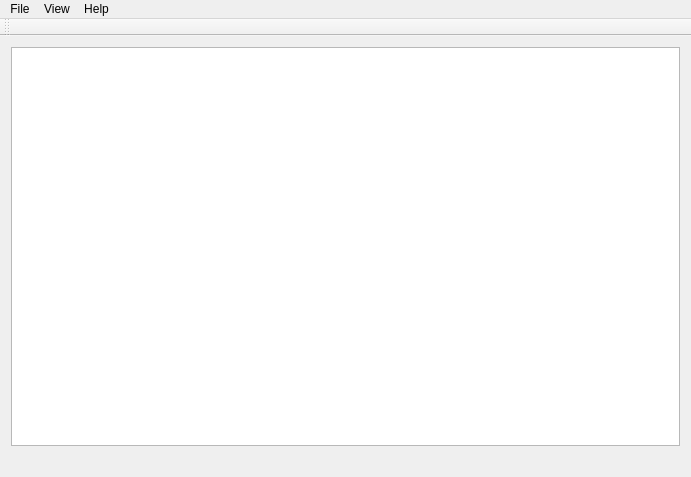
<?xml version="1.0" encoding="UTF-8"?>
<ui version="4.0">
 <class>ViewerWindow</class>
 <widget class="QMainWindow" name="ViewerWindow">
  <property name="geometry">
   <rect>
    <x>0</x>
    <y>0</y>
    <width>691</width>
    <height>477</height>
   </rect>
  </property>
  <property name="acceptDrops">
   <bool>true</bool>
  </property>
  <property name="windowTitle">
   <string>BPGviewer</string>
  </property>
  <property name="windowIcon">
   <iconset resource="BPGviewer.qrc">
    <normaloff>:/images/bpgviewer.png</normaloff>:/images/bpgviewer.png</iconset>
  </property>
  <property name="windowOpacity">
   <double>1.000000000000000</double>
  </property>
  <widget class="QWidget" name="centralWidget">
   <layout class="QGridLayout" name="gridLayout">
    <item row="0" column="0">
     <widget class="ImageView" name="graphicsView">
      <property name="interactive">
       <bool>false</bool>
      </property>
     </widget>
    </item>
    <item row="1" column="0">
     <widget class="QLabel" name="labelInfo">
      <property name="text">
       <string/>
      </property>
     </widget>
    </item>
   </layout>
  </widget>
  <widget class="QMenuBar" name="menuBar">
   <property name="geometry">
    <rect>
     <x>0</x>
     <y>0</y>
     <width>691</width>
     <height>21</height>
    </rect>
   </property>
   <widget class="QMenu" name="menuFile">
    <property name="title">
     <string>File</string>
    </property>
    <addaction name="actionOpen"/>
   </widget>
   <widget class="QMenu" name="menuHelp">
    <property name="title">
     <string>Help</string>
    </property>
    <addaction name="actionAbout"/>
   </widget>
   <widget class="QMenu" name="menuView">
    <property name="title">
     <string>View</string>
    </property>
    <widget class="QMenu" name="menuRotate">
     <property name="title">
      <string>Rotate</string>
     </property>
     <addaction name="actionClockwise"/>
     <addaction name="actionCounter_clockwise"/>
    </widget>
    <widget class="QMenu" name="menuZoom">
     <property name="title">
      <string>Zoom</string>
     </property>
     <addaction name="actionZoom_In"/>
     <addaction name="actionZoom_Out"/>
    </widget>
    <addaction name="menuZoom"/>
    <addaction name="menuRotate"/>
    <addaction name="actionFile_Info"/>
   </widget>
   <addaction name="menuFile"/>
   <addaction name="menuView"/>
   <addaction name="menuHelp"/>
  </widget>
  <widget class="QToolBar" name="mainToolBar">
   <property name="movable">
    <bool>true</bool>
   </property>
   <property name="allowedAreas">
    <set>Qt::AllToolBarAreas</set>
   </property>
   <property name="iconSize">
    <size>
     <width>28</width>
     <height>28</height>
    </size>
   </property>
   <attribute name="toolBarArea">
    <enum>TopToolBarArea</enum>
   </attribute>
   <attribute name="toolBarBreak">
    <bool>false</bool>
   </attribute>
  </widget>
  <action name="actionOpen">
   <property name="icon">
    <iconset resource="BPGviewer.qrc">
     <normaloff>:/images/open.png</normaloff>:/images/open.png</iconset>
   </property>
   <property name="text">
    <string>Open</string>
   </property>
  </action>
  <action name="actionAbout">
   <property name="text">
    <string>About</string>
   </property>
  </action>
  <action name="actionZoom_In">
   <property name="icon">
    <iconset resource="BPGviewer.qrc">
     <normaloff>:/images/Zoom in.png</normaloff>:/images/Zoom in.png</iconset>
   </property>
   <property name="text">
    <string>Zoom In</string>
   </property>
   <property name="shortcut">
    <string>Ctrl++</string>
   </property>
  </action>
  <action name="actionZoom_Out">
   <property name="icon">
    <iconset resource="BPGviewer.qrc">
     <normaloff>:/images/Zoom out.png</normaloff>:/images/Zoom out.png</iconset>
   </property>
   <property name="text">
    <string>Zoom Out</string>
   </property>
   <property name="shortcut">
    <string>Ctrl+-</string>
   </property>
  </action>
  <action name="actionClockwise">
   <property name="icon">
    <iconset resource="BPGviewer.qrc">
     <normaloff>:/images/cw.png</normaloff>:/images/cw.png</iconset>
   </property>
   <property name="text">
    <string>Clockwise</string>
   </property>
   <property name="shortcut">
    <string>L</string>
   </property>
  </action>
  <action name="actionCounter_clockwise">
   <property name="icon">
    <iconset resource="BPGviewer.qrc">
     <normaloff>:/images/counter-cw.png</normaloff>:/images/counter-cw.png</iconset>
   </property>
   <property name="text">
    <string>Counter-clockwise</string>
   </property>
   <property name="shortcut">
    <string>R</string>
   </property>
  </action>
  <action name="actionFile_Info">
   <property name="icon">
    <iconset resource="BPGviewer.qrc">
     <normaloff>:/images/info.png</normaloff>:/images/info.png</iconset>
   </property>
   <property name="text">
    <string>File Info</string>
   </property>
   <property name="shortcut">
    <string>Ctrl+I</string>
   </property>
  </action>
 </widget>
 <layoutdefault spacing="6" margin="11"/>
 <customwidgets>
  <customwidget>
   <class>ImageView</class>
   <extends>QGraphicsView</extends>
   <header location="global">imageview.h</header>
  </customwidget>
 </customwidgets>
 <resources>
  <include location="BPGviewer.qrc"/>
 </resources>
 <connections/>
</ui>
